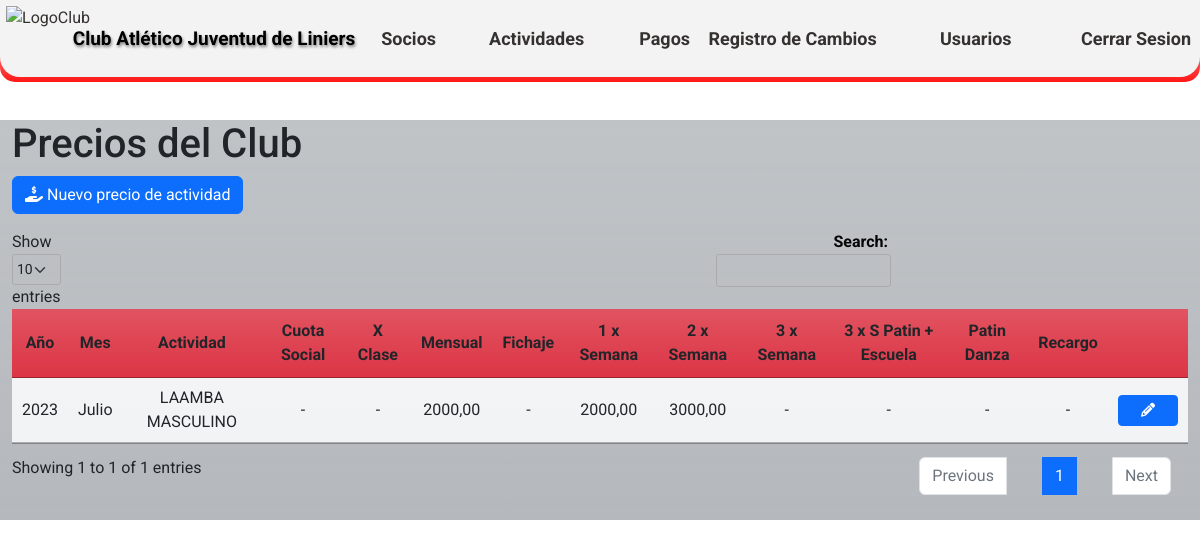
Screenshot of /prices_list/ (signed in) with the database file from the repository.
### CAJL/aplications/prices/models.py (models this page shows)
class prices (models.Model):
    MES_CHOICES =(
        ('0', 'Enero'),
        ('1', 'Febrero'),
        ('2', 'Marzo'),
        ('3', 'Abril'),
        ('4', 'Mayo'),
        ('5', 'Junio'),
        ('6', 'Julio'),
        ('7', 'Agosto'),
        ('8', 'Septiembre'),
        ('9', 'Octubre'),
        ('10', 'Noviembre'),
        ('11', 'Diciembre'),
    )
    anio = models.IntegerField ('Año', blank=False, null=False, default='2023')
    mes = models.CharField('Mes',max_length=2, choices=MES_CHOICES, default='0', blank=False, null=False)
    actividad = models.ForeignKey(activities, on_delete=models.CASCADE, blank=False, null=False)
    valor_clase_consulta = models.DecimalField('Valor de la clase por consulta', max_digits=10, decimal_places=2,blank=True, null=True)
    valor_mensual_fijo = models.DecimalField ('Valor mensual fijo', max_digits=10, decimal_places=2,blank=True, null=True)
    valor_mensual_1semana = models.DecimalField('Valor mensual por 1 vez a la semana', max_digits=10, decimal_places=2,blank=True, null=True)
    valor_mensual_2semana = models.DecimalField ('Valor mensual por 2 veces a la semana',max_digits=10, decimal_places=2,blank=True, null=True)
    valor_clase_3semana = models.DecimalField('Valor mensual por 3 veces a la semana', max_digits=10, decimal_places=2,blank=True, null=True)
    valor_patindanza = models.DecimalField('Valor mensual de Patin con danza', max_digits=10, decimal_places=2,blank=True, null=True)
    valor_patin3semanaescula = models.DecimalField('Valor mensual de 3 veces por semana de Patín + escuela', max_digits=10, decimal_places=2,blank=True, null=True)
    valor_fichaje_anual = models.DecimalField('Valor del fichaje anual', max_digits=10, decimal_places=2,blank=True, null=True)
    valor_libre = models.DecimalField ('Valor libre', max_digits=10, decimal_places=2,blank=True, null=True)
    cuota_social = models.DecimalField('Cuota Social', max_digits=10, decimal_places=2,blank=True, null=True)
    medio_mes = models.DecimalField('Medio Mes', max_digits=10, decimal_places=2,blank=True, null=True)
    mes_impago = models.DecimalField('Recargo', max_digits=10, decimal_places=2,blank=True, null=True)
    user = models.ForeignKey(User, on_delete=models.CASCADE)
    class Meta:
        verbose_name = 'Precio'
        verbose_name_plural = 'Precios del club'
        ordering = ['-anio']

### CAJL/aplications/activities/models.py (models this page shows, shortened)
class activities (models.Model):
    ACTIV_CHOICES =(
        ('0', 'Mensual'),
        ('1', 'Porcentaje'),
        ('2', 'Alquiler'),
    )
    nombre_actividad = models.CharField ('Nombre de la actividad',max_length=30)
    tipo_actividad = models.CharField('Tipo de cobro de la actividad',max_length=2, choices=ACTIV_CHOICES, default='0')
    descripcion = models.CharField('Descripción', max_length=50, blank=True)
    user = models.ForeignKey(User, on_delete=models.CASCADE)
    class Meta:
        verbose_name = 'Actividad'
        verbose_name_plural = 'Actividades del club'
        ordering = ['id']

### CAJL/aplications/prices/views.py (the view)
# urls.py: path('prices_list/', prices_list, name='prices_list'),
@login_required
def prices_list(request):
    price_data = prices.objects.all()
    context = {
        'price_data': price_data,
    }
    return render(request, 'prices/prices_list.html', context)

### templates/prices/prices_list.html (shortened to what this page needs)
{% extends 'loginregister/base.html' %}
{% load static %}
{% block content %}
<!DOCTYPE html>
<html>
<head>
    <link rel="stylesheet" type="text/css" href={% static 'css/Estilos_DT.css' %} media="screen">
    <link rel="stylesheet" href="https://cdnjs.cloudflare.com/ajax/libs/font-awesome/6.2.0/css/all.min.css"/>
    <link rel="stylesheet" type="text/css" href="https://cdn.datatables.net/1.10.25/css/jquery.dataTables.min.css">
     <link type="text/css" href="https://cdn.datatables.net/responsive/2.5.0/css/responsive.dataTables.min.css" rel="stylesheet" >
</head>
<body>
<br>
<br>
<br>
<br>
    <div class="container h-60 my-4">
        <div class="row">
            <div class="col-xl-12 bg-secondary bg-gradient bg-opacity-50">
                <h1>Precios del Club</h1>
                <div class="row mb-3">
                    <div class="col-md-6">
                        <button id="btn_Precio" class="btn btn-primary"><i class="fa-solid fa-hand-holding-dollar"></i></i> Nuevo precio de actividad</button>
                    </div>
                </div>
                    <table id="prices-table" class="display table table-striped">
                        <thead>
                            <tr class="bg-danger bg-gradient">
                                <th class="centered">Año</th>
                                <th class="centered">Mes</th>
                                <th class="centered">Actividad</th>
                                <th class="centered">Cuota Social</th>
                                <th class="centered">X Clase</th>
                                <th class="centered">Mensual</th>
                                <th class="centered">Fichaje</th>
                                <th class="centered">1 x Semana</th>
                                <th class="centered">2 x Semana</th>
                                <th class="centered">3 x Semana</th>
                                <th class="centered">3 x S Patin + Escuela</th>
                                <th class="centered">Patin Danza</th>
                                <th class="centered">Recargo</th>
                                <th class="centered"></th>
                            </tr>
                            <tbody  class="bg-light bg-gradient">
                                {% for price in price_data %}
                                <tr>
                                  <td class="centered">{{ price.anio }}</td>
                                  <td class="centered">{{ price.get_mes_display }}</td>
                                  <td class="centered">{{ price.actividad.nombre_actividad }}</td>
                                  <td class="centered">{% if price.cuota_social %}{{ price.cuota_social }}{% else %}-{% endif %}</td>
                                  <td class="centered">{% if price.valor_clase_consulta %}{{ price.valor_clase_consulta }}{% else %}-{% endif %}</td>
                                  <td class="centered">{% if price.valor_mensual_fijo %}{{ price.valor_mensual_fijo }}{% else %}-{% endif %}</td>
                                  <td class="centered">{% if price.valor_fichaje_anual %}{{ price.valor_fichaje_anual }}{% else %}-{% endif %}</td>
                                  <td class="centered">{% if price.valor_mensual_1semana %}{{ price.valor_mensual_1semana }}{% else %}-{% endif %}</td>
                                  <td class="centered">{% if price.valor_mensual_2semana %}{{ price.valor_mensual_2semana }}{% else %}-{% endif %}</td>
                                  <td class="centered">{% if price.valor_clase_3semana %}{{ price.valor_clase_3semana }}{% else %}-{% endif %}</td>
                                  <td class="centered">{% if price.valor_patin3semanaescula %}{{ price.valor_patin3semanaescula }}{% else %}-{% endif %}</td>
                                  <td class="centered">{% if price.valor_patindanza %}{{ price.valor_patindanza }}{% else %}-{% endif %}</td>
                                  <td class="centered">{% if price.mes_impago %}{{ price.mes_impago }}{% else %}-{% endif %}</td>
                                  <td class="centered">
                                    <a href={% url 'detalles_precio' price.id %} class="btn btn-sm btn-primary btn-custom-width">
                                    <i class="fas fa-pencil-alt"></i>
                                    </a>
                                  </td>
                                </tr>
                                  {% endfor %}
                            </tbody>
                        </thead>
                    </table>
            </div>
        </div>
    </div>
</body>
</html>
{% endblock %}

### static/css/EstilosHome1.css (style rules this page uses)
* { margin: 0; padding: 0; box-sizing: border-box; font-family: 'Roboto', sans-serif; }
body { background-color: #d1d6c1; margin: 0; padding: 0; background-image: url('https://github.com/MarcoNu97/Proyectos-Django/blob/main/Club-Atletico-Juventud-De-Liniers/static/images/Interior%20del%20Club.jpg?raw=true'); background-size: cover; background-position: center; background-attachment: fixed; background-repeat: no-repeat; }

### static/css/Estilos_DT.css (style rules this page uses)
div.container { max-width: 1300px; }
.centered { text-align: center !important; vertical-align: middle !important; }
.btn-custom-width { width: 60px; }

### rows the page displays
prices: anio "2023", mes "Julio", actividad.nombre_actividad "LAAMBA MASCULINO", valor_mensual_fijo "2000,00", valor_mensual_1semana "2000,00", valor_mensual_2semana "3000,00"
